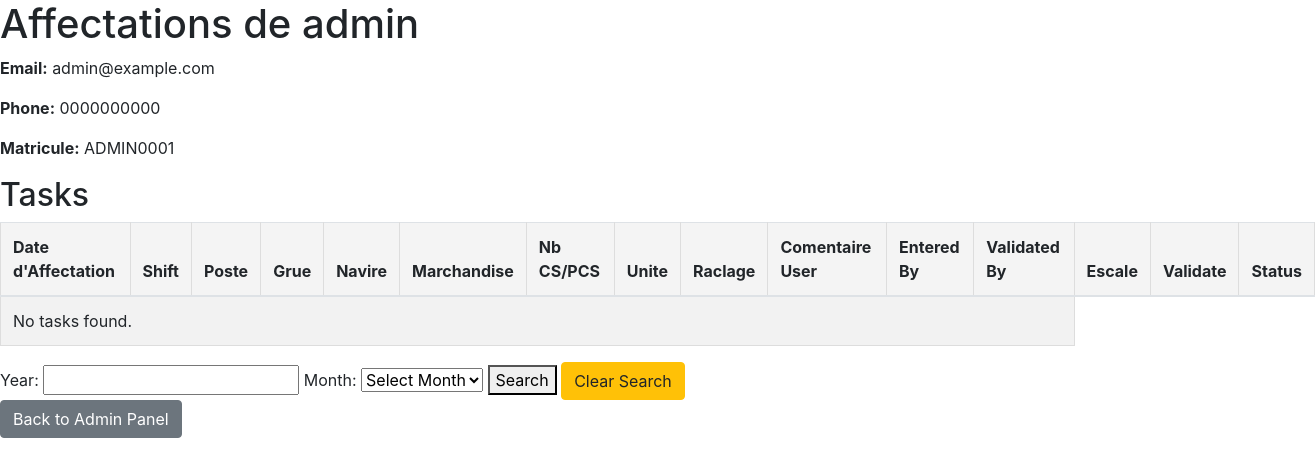
The app's page /view_user_tasks/1 (signed in) with its own data.
### app/models.py (models this page shows, shortened)
class User(db.Model, UserMixin):
    id = db.Column(db.Integer, primary_key=True)
    username = db.Column(db.String(150), unique=True, nullable=False)
    email = db.Column(db.String(150), unique=True, nullable=False)
    matricule = db.Column(db.String(15), unique=True, nullable=False)
    fonction = db.Column(db.String(150), nullable=False)
    prenom = db.Column(db.String(150), nullable=False)
    shift = db.Column(db.String(150), nullable=False)
    phone = db.Column(db.String(15), unique=True, nullable=False)
    profile_image = db.Column(db.String(150), nullable=True)
    password = db.Column(db.String(200), nullable=False)
    is_admin = db.Column(db.Boolean, default=False)
    is_super_admin = db.Column(db.Boolean, default=False)  # New field
    last_update = db.Column(db.DateTime, default=datetime.utcnow)
    is_approved = db.Column(db.Boolean, default=False)
    tasks = db.relationship('Todo', backref='user',
                            lazy=True, cascade="all, delete-orphan")
    is_pending = db.Column(db.Boolean, default=True)

### app/routes/tasks.py (the view, shortened to what this page needs)
@bp.route('/view_user_tasks/<int:user_id>', methods=['GET', 'POST'])
@login_required
def view_user_tasks(user_id):
    user = User.query.get_or_404(user_id)
    page = request.args.get('page', 1, type=int)
    search_year = request.args.get('year', type=int)
    search_month = request.args.get('month', type=int)
    query = Todo.query.filter_by(user_id=user_id)
    if search_year and search_month:
        query = query.filter(db.extract('year', Todo.date_created) == search_year,
                             db.extract('month', Todo.date_created) == search_month)
    tasks = query.paginate(page=page, per_page=10)
    return render_template('view_tasks.html', user=user, tasks=tasks, search_year=search_year, search_month=search_month)

### app/__init__.py (called while the page is built)
def create_app():
    app = Flask(__name__, instance_relative_config=True)
    app.config.from_object(Config)
    db.init_app(app)
    migrate = Migrate(app, db)
    login_manager.init_app(app)
    from .routes.auth import bp as auth_bp
    from .routes.admin import bp as admin_bp
    from .routes.main import bp as main_bp
    from .routes.tasks import bp as tasks_bp
    from .routes.user import bp as user_bp
    app.register_blueprint(auth_bp)
    app.register_blueprint(admin_bp)
    app.register_blueprint(main_bp)
    app.register_blueprint(tasks_bp)
    app.register_blueprint(user_bp)
    from .models import User
    @login_manager.user_loader
    def load_user(user_id):
        return User.query.get(int(user_id))
    with app.app_context():
        db.create_all()  # Create the tables
    return app

### app/templates/view_tasks.html (shortened to what this page needs)
<!DOCTYPE html>
<html lang="en">
<head>
    <link href="https://stackpath.bootstrapcdn.com/bootstrap/4.5.2/css/bootstrap.min.css" rel="stylesheet">
    <link rel="stylesheet" href="{{ url_for('static', filename='css/view_task.css') }}">
</head>
<body>
    <h1>Affectations de {{ user.username }}</h1>
    <p><strong>Email:</strong> {{ user.email }}</p>
    <p><strong>Phone:</strong> {{ user.phone }}</p>
    <p><strong>Matricule:</strong> {{ user.matricule }}</p>
    <h2>Tasks</h2>
    <table class="table table-striped table-hover">
        <thead>
            <tr>
                <th>Date d'Affectation</th>
                <th>Shift</th>
                <th>Poste</th>
                <th>Grue</th>
                <th>Navire</th>
                <th>Marchandise</th>
                <th>Nb CS/PCS</th>
                <th>Unite</th>
                <th>Raclage</th>
                <th>Comentaire User</th>
                <th>Entered By</th>
                <th>Validated By</th>
                <th>Escale</th>
                <th>Validate</th>
                <th>Status</th>
            </tr>
        </thead>
        <tbody>
            {% for task in tasks %}
            <tr>
                <td>{{ task.date_created.strftime('%d/%m/%Y') }}</td>
                <td>{{ task.shift }}</td>
                <td>{{ task.poste }}</td>
                <td>{{ task.grue }}</td>
                <td>{{ task.navire }}</td>
                <td>{{ task.marchandise }}</td>
                <td>{{ task.nb_cs_pcs }}</td>
                <td>{{ task.unite }}</td>
                <td>{{ task.raclage }}</td>
                <td>{{task.comentaire}}</td>
                <td>{{ task.user.username }}</td>
                <td>{{ task.validated_by or 'Not validated yet' }}</td>
                <td>
                    <form id="escale-form"
                        action="{{ url_for('tasks.validate_task', task_id=task.id, action='validate') }}" method="POST">
                        <input type="text" name="Escale" id="Escale" placeholder="Enter numero d'escale"
                            value="{{ task.Escale or '' }}">
                        <input type="hidden" name="remark" value="">
                    </form>
                </td>
                <td>
                    <button type="button" class="btn btn-primary" data-toggle="modal" data-target="#remarkModal"
                        data-action="validate" data-task-id="{{ task.id }}" {% if (task.status=='Validated' or
                        task.status=='Rejected' ) and (task.validated_by !=current_user.username) and
                        (current_user.matricule !='ADMIN0001' ) %}disabled{% endif %}>
                        Validate
                    </button>
                    <button type="button" class="btn btn-danger" data-toggle="modal" data-target="#remarkModal"
                        data-action="reject" data-task-id="{{ task.id }}" {% if (task.status=='Rejected' or
                        task.status=='Validated' ) and (task.validated_by !=current_user.username) and
                        (current_user.matricule !='ADMIN0001' ) %}disabled{% endif %}>
                        Reject
                    </button>
                </td>
                <td>{{ task.status or 'Att Validation' }}</td>
            </tr>
            {% else %}
            <tr>
                <td colspan="12">No tasks found.</td>
            </tr>
            {% endfor %}
        </tbody>
    </table>
    <div class="search-form">
        <form method="GET" action="{{ url_for('tasks.view_user_tasks', user_id=user.id) }}">
            <label for="year">Year:</label>
            <input type="number" id="year" name="year" required>
            <label for="month">Month:</label>
            <select id="month" name="month" required>
                <option value="">Select Month</option>
            </select>
            <button type="submit">Search</button>
            <a href="{{ url_for('tasks.view_user_tasks', user_id=user.id) }}" class="btn btn-warning"
                style="text-decoration: none;">Clear
                Search</a>
        </form>
    </div>
    <a href="{{ url_for('admin.admin') }}" class="btn btn-secondary">Back to Admin Panel</a>
</body>
</html>

### app/static/css/view_task.css (style rules this page uses)
table { width: 100%; border-collapse: collapse; }
th, td { padding: 10px; border: 1px solid #ddd; text-align: left; }
th { background-color: #f4f4f4; }

### records on screen
User: username "admin", email "admin@example.com", phone "0000000000", matricule "ADMIN0001"
